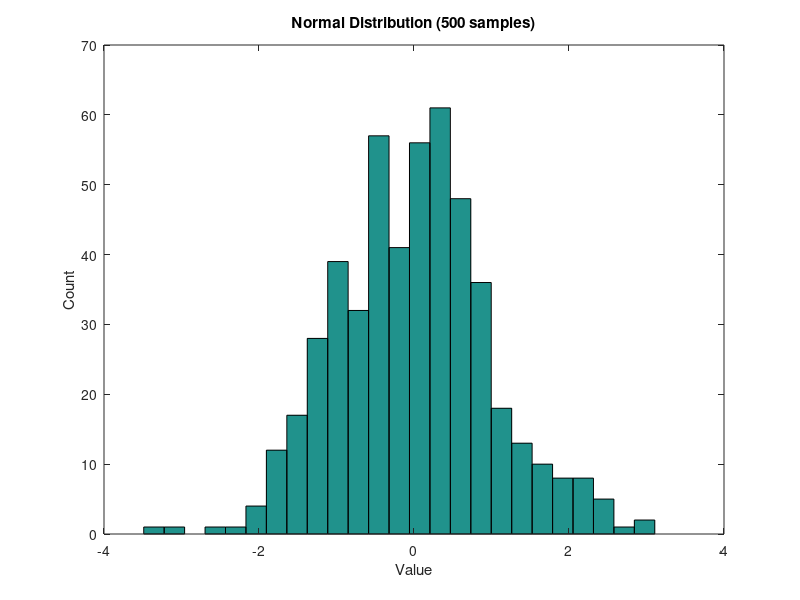

Reproduce this figure in MATLAB.
% Histogram — Distribution of random data
% Generate normally-distributed samples and visualize with hist().
% Pull toolbox functions (signal, stats, graphics, io) into scope so we
% can call them by short name (fft, butter, plot, std, ...). Without this,
% we'd need fully qualified names like signal.transforms.fft(...).


clear
close all

data = randn(1, 500);
figure
hist(data, 25)
title('Normal Distribution (500 samples)')
xlabel('Value')
ylabel('Count')
